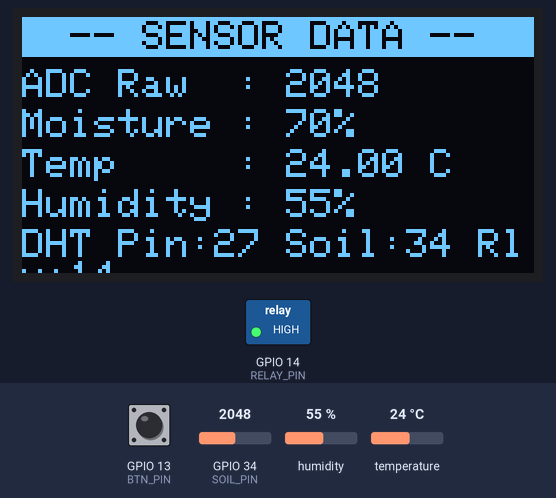
This sketch was run on a simulated ESP32. On the bench: 128×64 one-colour display, switched loads named in the sketch (green lamp = pin HIGH). The inputs (shaded band) are chosen by the test bench; at power-on: GPIO 34 (SOIL_PIN) = 2048, temperature 24 °C, GPIO 13 (BTN_PIN) HIGH, humidity 55 %. WiFi joins after 1.5 s; servers stay silent unless stated; web services answer with replies made up by the test bench; what the sketch prints to the serial monitor is not drawn.

Above: at 6.8 s.
6.9 s: GPIO 34 (SOIL_PIN) set to 2908
At 9.2 s:
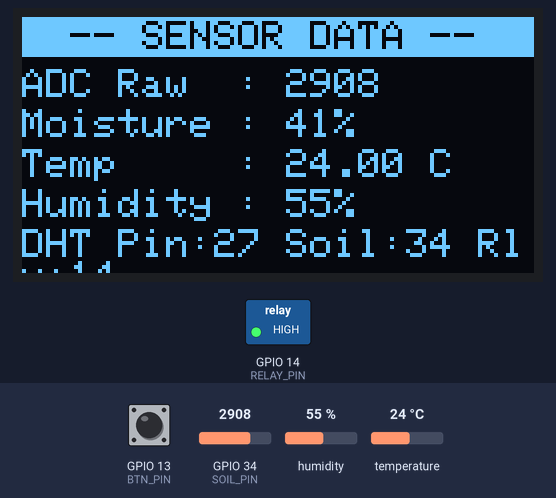
12.8 s: GPIO 34 (SOIL_PIN) set to 2995
At 14.4 s:
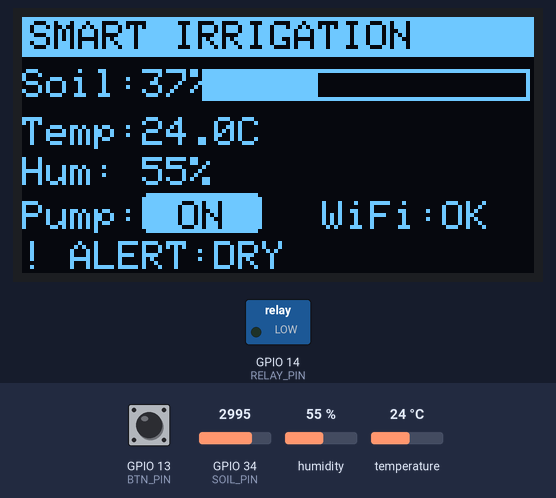
18.7 s: temperature set to 41 °C
At 20.9 s:
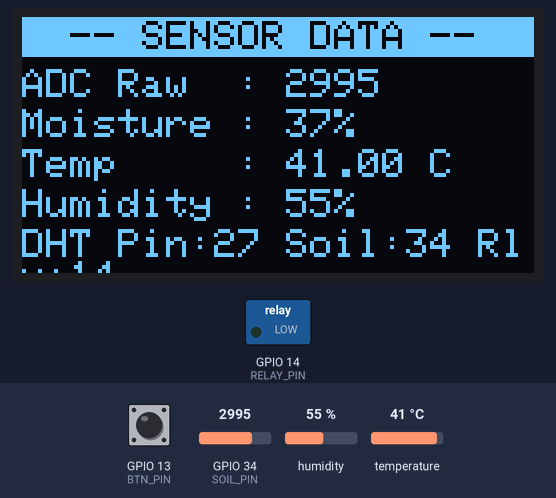
24.6 s: GPIO 13 (BTN_PIN) pulled LOW for 3.2 s
At 29.5 s:
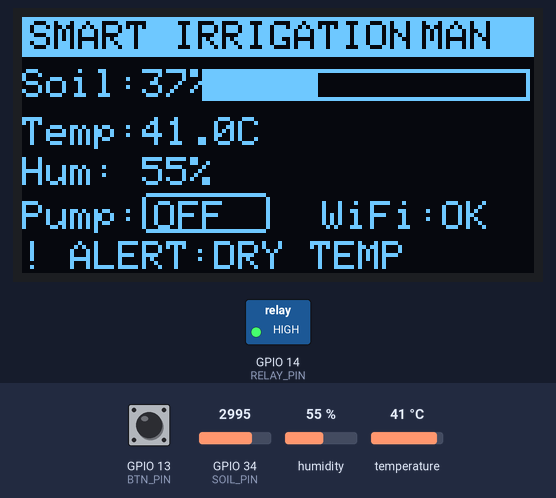
31.9 s: GPIO 13 (BTN_PIN) pulled LOW for 0.15 s
At 35.7 s:
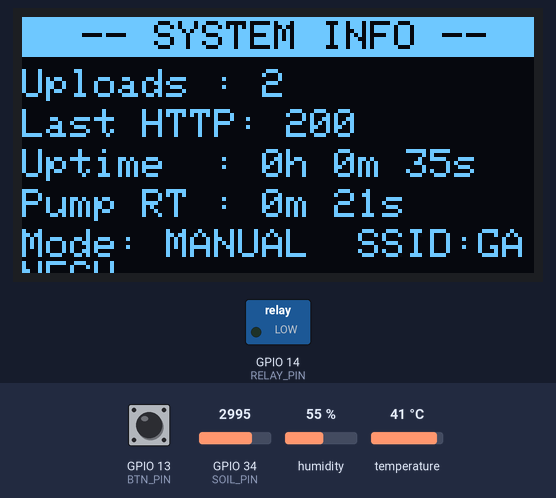
37.5 s: temperature set to 12 °C
At 39.7 s:
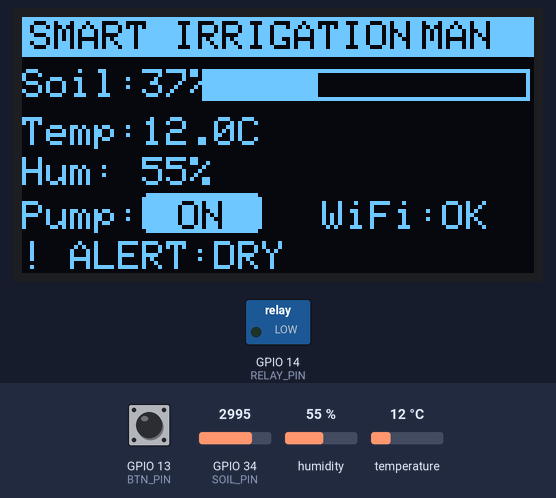
Timing chart, 0 to 41.2 s (numbered marks = the images above; inputs shaded):
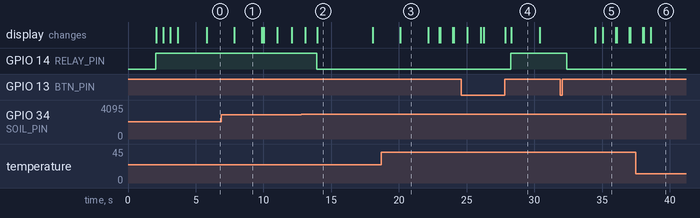

Measured:
- the behaviour switches between 2937 and 2938 on GPIO 34 (SOIL_PIN) (found by bisection; images 1 and 2)
- after the input at 12.8 s, GPIO 14 (RELAY_PIN): HIGH → LOW after 1.1 s; the display: first differs from a run without the input after 1.2 s (image 2)
- after the input at 24.6 s, GPIO 14 (RELAY_PIN): LOW → HIGH after 3.7 s; the display: first differs from a run without the input after 3.3 s (image 4 shows a later state)
- after the input at 31.9 s, GPIO 14 (RELAY_PIN): HIGH → LOW after 0.51 s
- after the input at 37.5 s, the display: first differs from a run without the input after 1.1 s (image 6)
- what the display in image 1 shows lasts 2.1 s, from 7.8 s to 9.9 s
- what the display in image 2 shows lasts 4.1 s, from 14.0 s to 18.1 s

The sketch:

smartagriculture.ino
```cpp
// ================================================================
//   SMART IRRIGATION SYSTEM - ADVANCED VERSION
//   ESP32 + DHT11 + Soil Sensor + OLED + ThingSpeak + Alerts
// ================================================================

#include <WiFi.h>
#include <HTTPClient.h>
#include <Wire.h>
#include <Adafruit_GFX.h>
#include <Adafruit_SSD1306.h>
#include "DHTesp.h"

// ------------------- CHANGE THESE -------------------a
const char* ssid     = "GANESH";
const char* password = "99999999";
String apiKey        = "HMTC7XHC0OLVRF8A";   // ThingSpeak Write API Key
String readApiKey    = "YOUR_READ_API_KEY";    // ThingSpeak Read API Key (optional)
long   channelID     = 0;                      // Your ThingSpeak Channel ID
// ---------------------------------------------------

// ------------------- PIN CONFIG -------------------
#define SOIL_PIN    34
#define RELAY_PIN   14
#define DHT_PIN     27
#define BTN_PIN     13   // Manual override button (optional, add a push button)
// ---------------------------------------------------

// ------------------- OLED CONFIG ------------------
#define SCREEN_WIDTH  128
#define SCREEN_HEIGHT 64
#define OLED_ADDR     0x3C
// ---------------------------------------------------

// ------------------- CALIBRATION ------------------
int dryValue = 4095;
int wetValue = 1200;
// ---------------------------------------------------

// ------------------- THRESHOLDS -------------------
#define MOISTURE_LOW      40    // Turn pump ON below this
#define MOISTURE_HIGH     70    // Turn pump OFF above this (hysteresis)
#define TEMP_ALERT_HIGH   40.0  // Temp too high alert
#define TEMP_ALERT_LOW    5.0   // Temp too low alert
#define HUM_ALERT_LOW     20    // Humidity too low alert
// ---------------------------------------------------

// ------------------- TIMING -----------------------
#define UPLOAD_INTERVAL   15000   // ThingSpeak upload interval (ms)
#define SENSOR_INTERVAL   2000    // Sensor read interval (ms)
#define DISPLAY_PAGES     3       // Number of OLED screen pages
#define PAGE_DURATION     4000    // Duration each page shows (ms)
// ---------------------------------------------------

Adafruit_SSD1306 display(SCREEN_WIDTH, SCREEN_HEIGHT, &Wire, -1);
DHTesp dht;

// ------------------- GLOBALS ----------------------
float temperature   = 0;
float humidity      = 0;
int   moisture      = 0;
int   adcRaw        = 0;
int   pumpStatus    = 0;
bool  manualOverride = false;
bool  manualPumpState = false;

unsigned long lastUpload    = 0;
unsigned long lastSensor    = 0;
unsigned long lastPageSwitch = 0;
unsigned long pumpStartTime = 0;
unsigned long totalPumpRuntime = 0;

int   currentPage        = 0;
int   uploadCount        = 0;
int   lastHttpCode       = 0;
bool  wifiConnected      = false;

// Alert flags
bool alertTemp  = false;
bool alertHum   = false;
bool alertDry   = false;
// ---------------------------------------------------

// ================================================================
//   WIFI
// ================================================================
void connectWiFi() {
  WiFi.mode(WIFI_STA);
  WiFi.begin(ssid, password);
  Serial.print("Connecting to WiFi");

  display.clearDisplay();
  display.setTextSize(1);
  display.setCursor(0, 0);
  display.println("SMART IRRIGATION");
  display.drawLine(0, 10, 128, 10, SSD1306_WHITE);
  display.setCursor(0, 16);
  display.println("Connecting WiFi...");
  display.setCursor(0, 28);
  display.print(ssid);
  display.display();

  int timeout = 0;
  while (WiFi.status() != WL_CONNECTED && timeout < 30) {
    delay(500);
    Serial.print(".");
    timeout++;
    // Animate dots on OLED
    display.setCursor(0, 40);
    for (int i = 0; i < (timeout % 4); i++) display.print(".");
    display.display();
  }

  wifiConnected = (WiFi.status() == WL_CONNECTED);

  display.clearDisplay();
  display.setCursor(0, 0);
  display.println("SMART IRRIGATION");
  display.drawLine(0, 10, 128, 10, SSD1306_WHITE);
  display.setCursor(0, 20);

  if (wifiConnected) {
    Serial.println("\nWiFi Connected!");
    Serial.println(WiFi.localIP());
    display.println("WiFi Connected!");
    display.setCursor(0, 34);
    display.setTextSize(1);
    display.print("IP: ");
    display.println(WiFi.localIP());
  } else {
    Serial.println("\nWiFi Failed! Running offline.");
    display.println("WiFi FAILED");
    display.setCursor(0, 34);
    display.println("Running offline...");
  }
  display.display();
  delay(2000);
}

// ================================================================
//   SENSOR READINGS
// ================================================================
void readSensors() {
  // --- Soil Moisture (average 5 reads for stability) ---
  long sum = 0;
  for (int i = 0; i < 5; i++) {
    sum += analogRead(SOIL_PIN);
    delay(10);
  }
  adcRaw = sum / 5;
  moisture = map(adcRaw, dryValue, wetValue, 0, 100);
  moisture = constrain(moisture, 0, 100);

  // --- DHT11 ---
  TempAndHumidity data = dht.getTempAndHumidity();

  // Validate DHT reading (DHT11 sometimes returns NaN)
  if (!isnan(data.temperature) && !isnan(data.humidity)) {
    temperature = data.temperature;
    humidity    = data.humidity;
  }

  // --- Alerts ---
  alertDry  = (moisture < MOISTURE_LOW);
  alertTemp = (temperature > TEMP_ALERT_HIGH || temperature < TEMP_ALERT_LOW);
  alertHum  = (humidity < HUM_ALERT_LOW);

  Serial.printf("[SENSOR] Moisture: %d%% (ADC:%d) | Temp: %.1f C | Hum: %.0f%%\n",
                moisture, adcRaw, temperature, humidity);
}

// ================================================================
//   PUMP CONTROL  (hysteresis to avoid rapid switching)
// ================================================================
void controlPump() {
  if (manualOverride) {
    // Manual mode: use whatever state was set by button
    if (manualPumpState) {
      digitalWrite(RELAY_PIN, LOW);   // ON
      pumpStatus = 1;
    } else {
      digitalWrite(RELAY_PIN, HIGH);  // OFF
      pumpStatus = 0;
    }
    return;
  }

  // Auto mode with hysteresis
  if (moisture < MOISTURE_LOW && pumpStatus == 0) {
    digitalWrite(RELAY_PIN, LOW);   // Turn ON
    pumpStatus = 1;
    pumpStartTime = millis();
    Serial.println("[PUMP] Turned ON — low moisture");
  } else if (moisture >= MOISTURE_HIGH && pumpStatus == 1) {
    digitalWrite(RELAY_PIN, HIGH);  // Turn OFF
    totalPumpRuntime += (millis() - pumpStartTime);
    pumpStatus = 0;
    Serial.println("[PUMP] Turned OFF — moisture adequate");
  }
}

// ================================================================
//   MANUAL OVERRIDE BUTTON
// ================================================================
void checkButton() {
  static bool lastState = HIGH;
  static unsigned long pressTime = 0;
  bool state = digitalRead(BTN_PIN);

  if (state == LOW && lastState == HIGH) {
    pressTime = millis();
  }

  if (state == HIGH && lastState == LOW) {
    unsigned long held = millis() - pressTime;

    if (held > 2000) {
      // Long press: toggle manual override mode
      manualOverride = !manualOverride;
      if (!manualOverride) {
        Serial.println("[BTN] Manual override DISABLED — back to AUTO");
      } else {
        manualPumpState = false;
        Serial.println("[BTN] Manual override ENABLED");
      }
    } else if (held > 50) {
      // Short press: if in override, toggle pump
      if (manualOverride) {
        manualPumpState = !manualPumpState;
        Serial.printf("[BTN] Manual pump: %s\n", manualPumpState ? "ON" : "OFF");
      }
    }
  }

  lastState = state;
}

// ================================================================
//   OLED DISPLAY - Multiple Pages
// ================================================================

// --- Page 0: Main Overview ---
void displayPage0() {
  display.clearDisplay();
  display.setTextSize(1);

  // Header
  display.fillRect(0, 0, 128, 10, SSD1306_WHITE);
  display.setTextColor(SSD1306_BLACK);
  display.setCursor(2, 1);
  display.print("SMART IRRIGATION");
  if (manualOverride) {
    display.setCursor(100, 1);
    display.print("MAN");
  }
  display.setTextColor(SSD1306_WHITE);

  // Moisture bar
  display.setCursor(0, 13);
  display.print("Soil:");
  display.print(moisture);
  display.print("%");

  int barWidth = map(moisture, 0, 100, 0, 80);
  display.drawRect(45, 13, 82, 8, SSD1306_WHITE);
  display.fillRect(45, 13, barWidth, 8, SSD1306_WHITE);

  // Temp & Hum
  display.setCursor(0, 25);
  display.print("Temp:");
  display.print(temperature, 1);
  display.print("C");

  display.setCursor(0, 35);
  display.print("Hum: ");
  display.print((int)humidity);
  display.print("%");

  // Pump status
  display.setCursor(0, 46);
  display.print("Pump:");
  if (pumpStatus) {
    display.fillRoundRect(30, 44, 30, 10, 2, SSD1306_WHITE);
    display.setTextColor(SSD1306_BLACK);
    display.setCursor(33, 46);
    display.print(" ON");
    display.setTextColor(SSD1306_WHITE);
  } else {
    display.drawRoundRect(30, 44, 32, 10, 2, SSD1306_WHITE);
    display.setCursor(33, 46);
    display.print("OFF");
  }

  // WiFi indicator
  display.setCursor(75, 46);
  display.print("WiFi:");
  display.print(wifiConnected ? "OK" : "--");

  // Alert icons
  if (alertDry || alertTemp || alertHum) {
    display.setCursor(0, 56);
    display.print("! ALERT:");
    if (alertDry)  display.print("DRY ");
    if (alertTemp) display.print("TEMP ");
    if (alertHum)  display.print("HUM");
  } else {
    display.setCursor(0, 56);
    display.print("Status: NORMAL");
  }

  display.display();
}

// --- Page 1: Sensor Detail ---
void displayPage1() {
  display.clearDisplay();
  display.setTextSize(1);

  display.fillRect(0, 0, 128, 10, SSD1306_WHITE);
  display.setTextColor(SSD1306_BLACK);
  display.setCursor(12, 1);
  display.print("-- SENSOR DATA --");
  display.setTextColor(SSD1306_WHITE);

  display.setCursor(0, 13);
  display.print("ADC Raw  : ");
  display.println(adcRaw);

  display.setCursor(0, 23);
  display.print("Moisture : ");
  display.print(moisture);
  display.println("%");

  display.setCursor(0, 33);
  display.print("Temp     : ");
  display.print(temperature, 2);
  display.println(" C");

  display.setCursor(0, 43);
  display.print("Humidity : ");
  display.print((int)humidity);
  display.println("%");

  display.setCursor(0, 53);
  display.print("DHT Pin:27 Soil:34 Rly:14");

  display.display();
}

// --- Page 2: System / Upload Info ---
void displayPage2() {
  display.clearDisplay();
  display.setTextSize(1);

  display.fillRect(0, 0, 128, 10, SSD1306_WHITE);
  display.setTextColor(SSD1306_BLACK);
  display.setCursor(15, 1);
  display.print("-- SYSTEM INFO --");
  display.setTextColor(SSD1306_WHITE);

  display.setCursor(0, 13);
  display.print("Uploads : ");
  display.println(uploadCount);

  display.setCursor(0, 23);
  display.print("Last HTTP: ");
  display.println(lastHttpCode);

  display.setCursor(0, 33);
  unsigned long uptime = millis() / 1000;
  display.print("Uptime  : ");
  display.print(uptime / 3600); display.print("h ");
  display.print((uptime % 3600) / 60); display.print("m ");
  display.print(uptime % 60); display.println("s");

  display.setCursor(0, 43);
  unsigned long pumpSec = totalPumpRuntime / 1000;
  if (pumpStatus) pumpSec += (millis() - pumpStartTime) / 1000;
  display.print("Pump RT : ");
  display.print(pumpSec / 60); display.print("m ");
  display.print(pumpSec % 60); display.println("s");

  display.setCursor(0, 53);
  display.print("Mode: ");
  display.print(manualOverride ? "MANUAL" : "AUTO");
  display.print("  SSID:");
  display.print(ssid);

  display.display();
}

void updateDisplay() {
  unsigned long now = millis();
  if (now - lastPageSwitch >= PAGE_DURATION) {
    currentPage = (currentPage + 1) % DISPLAY_PAGES;
    lastPageSwitch = now;
  }

  switch (currentPage) {
    case 0: displayPage0(); break;
    case 1: displayPage1(); break;
    case 2: displayPage2(); break;
  }
}

// ================================================================
//   THINGSPEAK UPLOAD
// ================================================================
void uploadToThingSpeak() {
  if (WiFi.status() != WL_CONNECTED) {
    Serial.println("[TS] WiFi not connected, skipping upload.");
    return;
  }

  // Reconnect if dropped
  if (WiFi.status() != WL_CONNECTED) {
    WiFi.disconnect();
    WiFi.begin(ssid, password);
    delay(3000);
  }

  HTTPClient http;
  String url = "http://api.thingspeak.com/update?api_key=" + apiKey
             + "&field1=" + String(moisture)
             + "&field2=" + String(temperature, 1)
             + "&field3=" + String((int)humidity)
             + "&field4=" + String(pumpStatus)
             + "&field5=" + String(adcRaw)
             + "&field6=" + String(alertDry ? 1 : 0);

  http.begin(url);
  http.setTimeout(8000);
  lastHttpCode = http.GET();
  http.end();

  uploadCount++;
  wifiConnected = (lastHttpCode > 0);

  Serial.printf("[TS] Upload #%d | HTTP: %d | M:%d%% T:%.1f H:%d P:%d\n",
                uploadCount, lastHttpCode, moisture, temperature, (int)humidity, pumpStatus);
}

// ================================================================
//   SERIAL PRINT DASHBOARD
// ================================================================
void printSerial() {
  Serial.println("========================================");
  Serial.printf("  Moisture : %d%% (ADC: %d)\n", moisture, adcRaw);
  Serial.printf("  Temp     : %.1f C\n", temperature);
  Serial.printf("  Humidity : %.0f%%\n", humidity);
  Serial.printf("  Pump     : %s\n", pumpStatus ? "ON" : "OFF");
  Serial.printf("  Mode     : %s\n", manualOverride ? "MANUAL" : "AUTO");
  Serial.printf("  WiFi     : %s\n", wifiConnected ? "Connected" : "Disconnected");
  if (alertDry || alertTemp || alertHum) {
    Serial.print("  ALERTS   : ");
    if (alertDry)  Serial.print("[DRY] ");
    if (alertTemp) Serial.print("[TEMP] ");
    if (alertHum)  Serial.print("[HUM] ");
    Serial.println();
  }
  Serial.println("========================================");
}

// ================================================================
//   SETUP
// ================================================================
void setup() {
  Serial.begin(115200);

  Wire.begin(21, 22);

  // OLED
  if (!display.begin(SSD1306_SWITCHCAPVCC, OLED_ADDR)) {
    Serial.println("OLED init failed!");
    while (1);
  }
  display.setTextColor(SSD1306_WHITE);
  display.clearDisplay();
  display.setTextSize(2);
  display.setCursor(10, 10);
  display.println("SMART");
  display.setCursor(10, 30);
  display.println("IRRIGATE");
  display.setTextSize(1);
  display.setCursor(10, 52);
  display.println("v2.0  Advanced");
  display.display();
  delay(2000);

  // Pins
  pinMode(RELAY_PIN, OUTPUT);
  digitalWrite(RELAY_PIN, HIGH);   // Pump OFF (active LOW)
  pinMode(BTN_PIN, INPUT_PULLUP);  // Manual override button

  // DHT
  dht.setup(DHT_PIN, DHTesp::DHT11);

  // WiFi
  connectWiFi();

  Serial.println("\n[BOOT] Smart Irrigation v2.0 Ready");
  Serial.println("[BOOT] Auto threshold: ON <" + String(MOISTURE_LOW) + "% | OFF >" + String(MOISTURE_HIGH) + "%");
  Serial.println("[BOOT] Long-press GPIO" + String(BTN_PIN) + " to toggle manual override");
}

// ================================================================
//   LOOP
// ================================================================
void loop() {
  unsigned long now = millis();

  // --- Button check (always) ---
  checkButton();

  // --- Sensor Read ---
  if (now - lastSensor >= SENSOR_INTERVAL) {
    lastSensor = now;
    readSensors();
    controlPump();
    printSerial();
  }

  // --- Display Update (every loop, handles page timing) ---
  updateDisplay();

  // --- ThingSpeak Upload ---
  if (now - lastUpload >= UPLOAD_INTERVAL) {
    lastUpload = now;
    uploadToThingSpeak();
  }

  delay(50);
}
```
